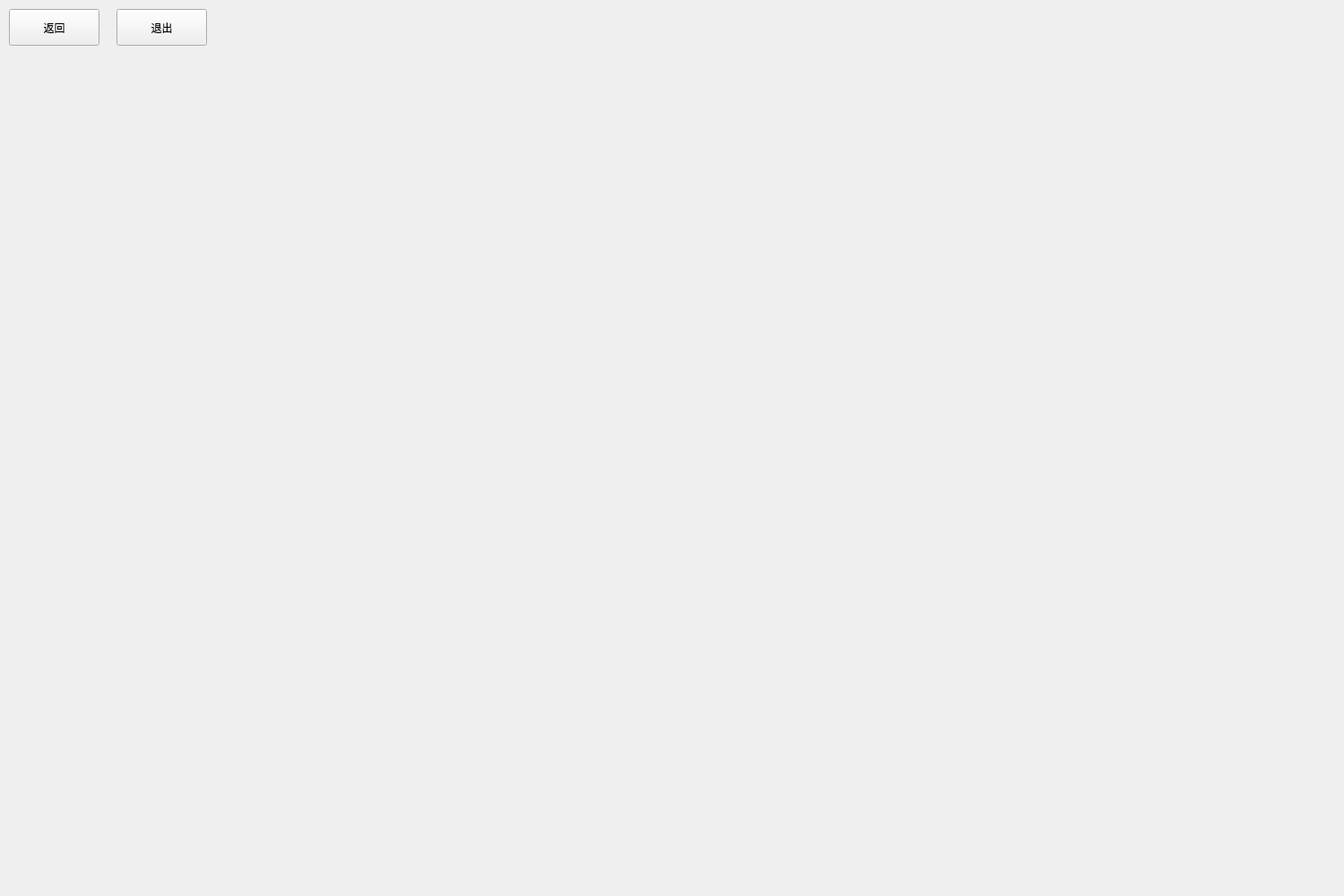
<?xml version="1.0" encoding="UTF-8"?>
<ui version="4.0">
 <class>Adm_user_satis</class>
 <widget class="QWidget" name="Adm_user_satis">
  <property name="geometry">
   <rect>
    <x>0</x>
    <y>0</y>
    <width>1500</width>
    <height>1000</height>
   </rect>
  </property>
  <property name="windowTitle">
   <string>Form</string>
  </property>
  <widget class="QPushButton" name="btn_back">
   <property name="geometry">
    <rect>
     <x>10</x>
     <y>10</y>
     <width>101</width>
     <height>41</height>
    </rect>
   </property>
   <property name="styleSheet">
    <string notr="true">font: 12pt &quot;Agency FB&quot;;</string>
   </property>
   <property name="text">
    <string>返回</string>
   </property>
  </widget>
  <widget class="QPushButton" name="pushButton_2">
   <property name="geometry">
    <rect>
     <x>130</x>
     <y>10</y>
     <width>101</width>
     <height>41</height>
    </rect>
   </property>
   <property name="styleSheet">
    <string notr="true">font: 12pt &quot;Agency FB&quot;;</string>
   </property>
   <property name="text">
    <string>退出</string>
   </property>
  </widget>
 </widget>
 <resources/>
 <connections/>
</ui>
